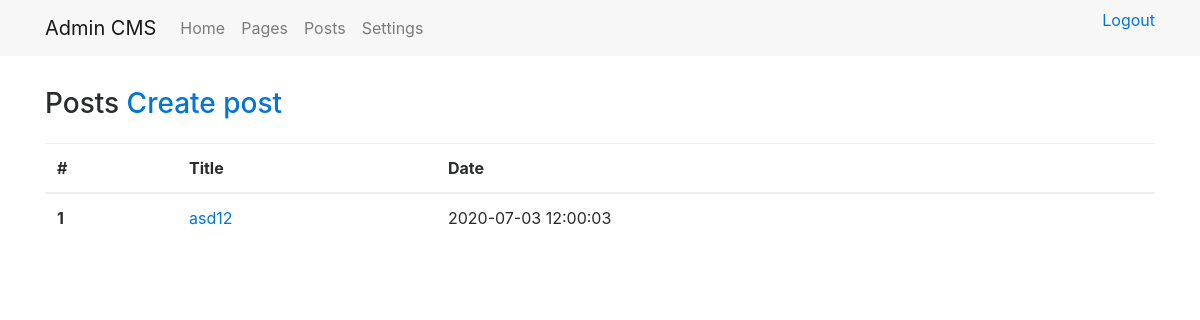
/admin/posts/ (signed in), run on an earlier commit of the app's database.
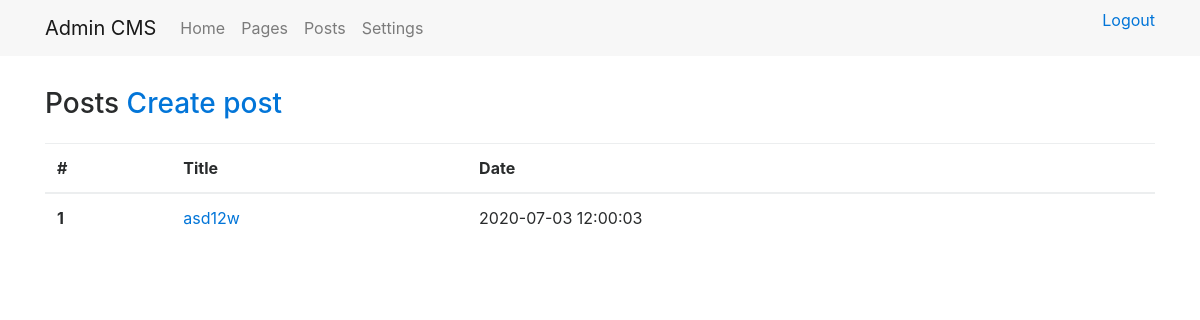
And on a later commit of the database.
### tables this page shows
CREATE TABLE `post` (
  `id` int(11) NOT NULL,
  `title` varchar(255) NOT NULL,
  `content` text NOT NULL,
  `date` timestamp NOT NULL DEFAULT CURRENT_TIMESTAMP
);

### engine/Core/Template/View.php (called while the page is built, shortened)
<?php
class View
{
    public $di;
    public function __construct(DI $di)
    {
        $this->di    = $di;
    }
    public function render($template, $data = [])
    {
        $templatePath = $this->getTemplatePath($template, ENV);
        $data['lang'] = $this->di->get('language');
        extract($data);
        try {
            require($templatePath);
        } catch (\Exception $e){
            ob_end_clean();
            throw $e;
        }
    }
    private function getTemplatePath($template, $env = null)
    {
        return path('view') . '/' . $template . '.php';
    }
}

### admin/Controller/PostController.php (called while the page is built, shortened)
<?php
class PostController extends AdminController
{
    public function listing()
    {
        $this->data['posts'] = $this->model->post->getPosts();
        $this->view->render('posts/list', $this->data);
    }
}

### engine/Cms.php (called while the page is built, shortened)
<?php
class Cms
{
    private $di;
    public $router;
    public function __construct($di)
    {
        $this->di = $di;
        $this->router = $this->di->get('router');
    }
    public function run()
    {
        try {
            $routerDispatch = $this->router->dispatch(Common::getMethod(), Common::getPathUrl());
            list($class, $action) = explode(':', $routerDispatch->getController(), 2);
            $parameters = $routerDispatch->getParameters();
            call_user_func_array([new $controller($this->di), $action], $parameters);
        }catch (\Exception $e){
            echo $e->getMessage();
            exit;
        }
    }
}

### engine/bootstrap.php (called while the page is built, shortened)
<?php
require_once __DIR__ . '/Function.php';
try{
    $di = new DI();
    $di->set('model', []);
    $cms = new Cms($di);
    $cms->run();
}catch (\ErrorException $e) {
    echo $e->getMessage();
}

### admin/index.php (called while the page is built, shortened)
<?php
require_once '../engine/bootstrap.php';

### engine/Core/Database/Connection.php (called while the page is built, shortened)
<?php
class Connection
{
    private $link;
    private function connect()
    {
        $config = Config::group('database');
        $dsn = 'mysql:host='.$config['host'].';dbname='.$config['db_name'].';charset='.$config['charset'];
        $this->link = new PDO($dsn, $config['username'], $config['password']);
        return $this;
    }
    public function query($sql, $values = [], $statement = PDO::FETCH_OBJ)
    {
        $sth = $this->link->prepare($sql);
        $sth->execute($values);
        $result = $sth->fetchAll($statement);
        return $result;
    }
}

### engine/Core/Config/Repository.php (called while the page is built, shortened)
<?php
class Repository
{
    protected static $stored = [];
    public static function store($group, $key, $data)
    {
        if (!isset(static::$stored[$group]) || !is_array(static::$stored[$group])) {
            static::$stored[$group] = [];
        }
        static::$stored[$group][$key] = $data;
    }
    public static function retrieveGroup($group)
    {
        return isset(static::$stored[$group]) ? static::$stored[$group] : false;
    }
}

### engine/Function.php (called while the page is built, shortened)
<?php
function path($section)
{
    $pathMask = ROOT_DIR . DS . '%s';
    switch (strtolower($section))
    {
        case 'config':
            return sprintf($pathMask, 'Config');
        case 'view':
            return sprintf($pathMask, 'View');
    }
}

### engine/Core/Config/Config.php (called while the page is built, shortened)
<?php
class Config
{
    public static function group($group)
    {
        return Repository::retrieveGroup($group);
    }
    public static function file($group = 'main')
    {
        $path = path('config') . DS . $group . '.php';
        if (file_exists($path)) {
            $items = include $path;
            if (is_array($items)) {
                return true;
            }
        }
        return false;
    }
}

### admin/Config/database.php (called while the page is built)
<?php
return [
	'host'     => 'localhost',
	'db_name'  => 'cms',
	'username' => 'root',
	'password' => '',
	'charset'  => 'utf8',
];

### admin/Model/Post/PostRepository.php (called while the page is built, shortened)
<?php
class PostRepository extends Model
{
    public function getPosts()
    {
        $sql = $this->queryBuilder->select()
            ->from('post')
            ->orderBy('id', 'DESC')
            ->sql();
        return $this->db->query($sql);
    }
}

### engine/Controller.php (called while the page is built, shortened)
<?php
abstract class Controller
{
    protected $di;
    public function __construct(DI $di)
    {
        $this->di      = $di;
    }
    public function __get($key)
    {
        return $this->di->get($key);
    }
}

### engine/DI/DI.php (called while the page is built, shortened)
<?php
class DI
{
    private $container = [];
    public function set($key, $value)
    {
        $this->container[$key] = $value;
        return $this;
    }
    public function get($key)
    {
        return $this->has($key);
    }
    public function has($key)
    {
        return isset($this->container[$key]) ? $this->container[$key] : null;
    }
}

### engine/Model.php (called while the page is built, shortened)
<?php
abstract class Model
{
    public function __construct(DI $di)
    {
        $this->di      = $di;
        $this->db      = $this->di->get('db');
        $this->queryBuilder = new QueryBuilder();
    }
}

### engine/Core/Database/QueryBuilder.php (called while the page is built, shortened)
<?php
class QueryBuilder
{
    protected $sql = [];
    public function select($fields = '*')
    {
        $this->sql['select'] = "SELECT {$fields} ";
        return $this;
    }
    public function from($table)
    {
        $this->sql['from'] = "FROM {$table} ";
        return $this;
    }
    public function orderBy($field, $order)
    {
        $this->sql['order_by'] = "ORDER BY {$field} {$order}";
        return $this;
    }
    public function sql()
    {
        $sql = '';
        if(!empty($this->sql)) {
            foreach ($this->sql as $key => $value) {
                if ($key == 'where') {
                    $sql .= ' WHERE ';
                    foreach ($value as $where) {
                        $sql .= $where;
                        if (count($value) > 1 and next($value)) {
                            $sql .= ' AND ';
                        }
                    }
                } else {
                    $sql .= $value;
                }
            }
        }
        return $sql;
    }
    public function reset()
    {
        $this->sql    = [];
    }
}

### admin/View/posts/list.php (the view, shortened to what the changed rows need)
<main>
    <div class="container">
        <table class="table">
            <thead>
            <tr>
                <th>#</th>
                <th>Title</th>
                <th>Date</th>
            </tr>
            </thead>
            <tbody>
            <?php foreach($posts as $post): ?>
                <tr>
                    <th scope="row">
                        <?= $post->id ?>
                    </th>
                    <td>
                        <a href="/admin/posts/edit/<?= $post->id ?>">
                            <?= $post->title ?>
                        </a>
                    </td>
                    <td>
                        <?= $post->date ?>
                    </td>
                </tr>
            <?php endforeach; ?>
            </tbody>
        </table>
    </div>
</main>

What changed in the data, as far as the page shows it:
changed post id 1: title "asd12" → "asd12w"
